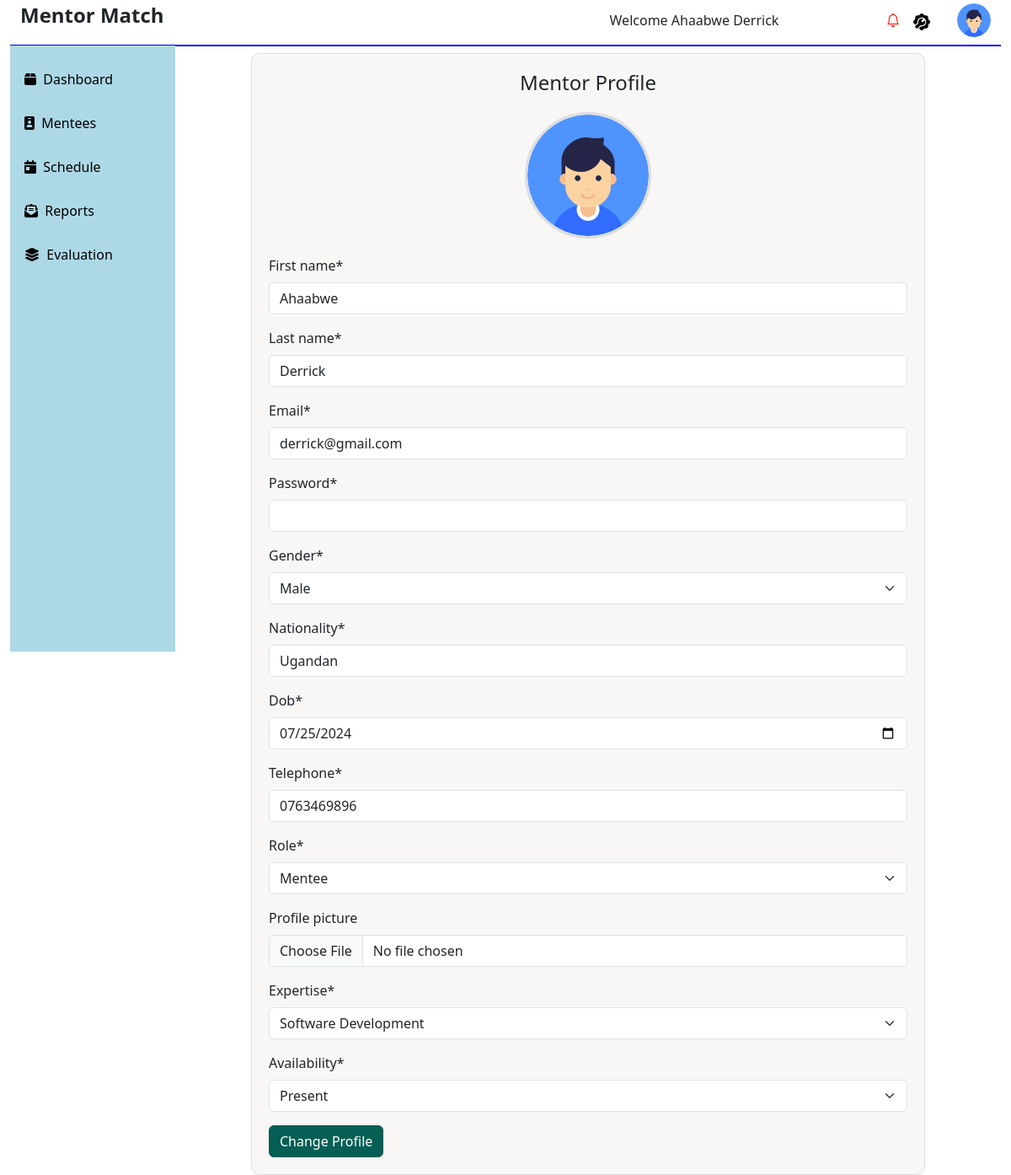
Page /profile/ (signed in) on the earlier database version.
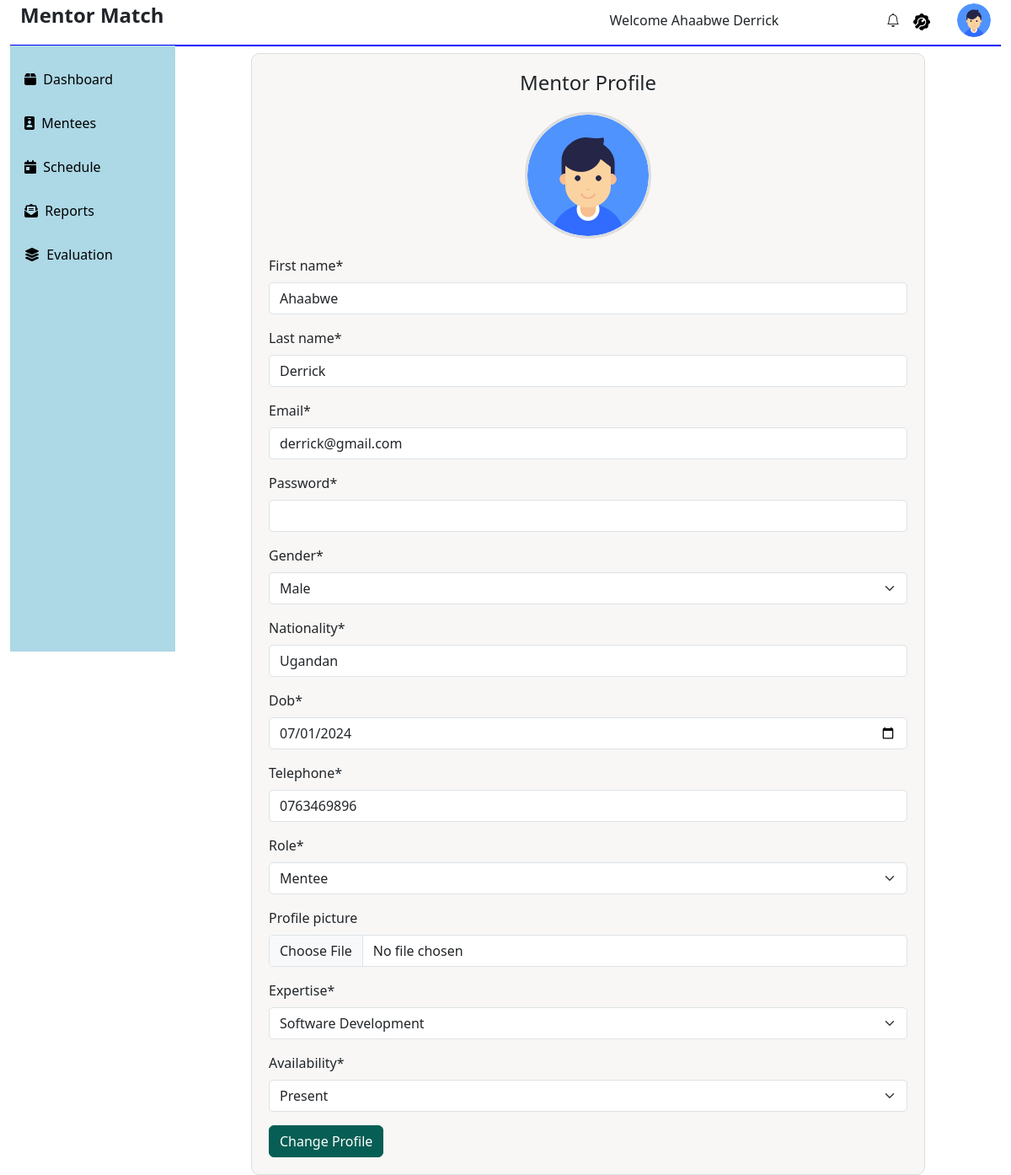
Same page on the later database version.
### admin_mentor_app/models.py (models this page shows, shortened)
class User(AbstractBaseUser, PermissionsMixin):
    first_name = models.CharField(max_length=100)
    last_name = models.CharField(max_length=100)
    email = models.EmailField(unique=True)
    gender = models.CharField(max_length=10)
    nationality = models.CharField(max_length=50)
    dob = models.DateField(null=True, blank=True)  # Allow null values
    password = models.CharField(max_length=100)
    telephone = models.CharField(max_length=15)
    bio = models.CharField(max_length=250, null=True)
    dob = models.DateField()
    address = models.CharField(max_length=255)  # Added max_length
    telephone = models.CharField(max_length=50)
    expertise = models.CharField(max_length=255, null=True, blank=True)
    availability = models.CharField(max_length=15, null=True, blank=True)
    role_choices = [
        ("1", "Admin"),
        ("2", "Mentor"),
        ("3", "Mentee"),
    ]
    role = models.CharField(max_length=1, choices=role_choices)
    profile_picture = models.ImageField(
        upload_to="profile_pictures/", blank=True, null=True
    )
    id = models.AutoField(primary_key=True)
    last_login = models.DateTimeField(default=timezone.now)  # Added field
    is_active = models.BooleanField(default=True)  # Added field
    is_staff = models.BooleanField(default=False)  # Added field
    USERNAME_FIELD = 'email'
    REQUIRED_FIELDS = ['first_name', 'last_name']  # Fields required for creating a user
    objects = CustomUserManager()
    USERNAME_FIELD = "email"
    REQUIRED_FIELDS = ["first_name", "last_name"]

### admin_mentor_app/views.py (the view)
# urls.py: path("profile/", views.profile, name="profile"),
@login_required
def profile(request):
    user = request.user  # Get the currently logged-in user
    if request.method == "POST":
        form = ProfileUpdateForm(request.POST, request.FILES, instance=user)
        if form.is_valid():
            form.save()
            return redirect("profile")
    else:
        form = ProfileUpdateForm(instance=user)
    return render(request, "admin_mentor_app/dashboard/profile.html", {"form": form})

### admin_mentor_app/context_processors.py (called while the page is built)
def global_data(request):
    users = User.objects.all()
    mentorship_matches = MentorshipMatch.objects.all()
    messages = Message.objects.all()
    notifications = Notification.objects.all()
    schedules = Schedule.objects.all()
    progress = Progress.objects.all()
    goals = Goals.objects.all()
    evaluations = Evaluation.objects.all()
    unread_notifications = Notification.objects.count()
    notifications = Notification.objects.all()
    return {
        'global_users': users,
        'global_mentorship_matches': mentorship_matches,
        'global_messages': messages,
        'global_notifications': notifications,
        'global_schedules': schedules,
        'global_progress': progress,
        'global_goals': goals,
        'global_evaluations': evaluations,
        'unread_notifications' : unread_notifications,
        'notifications':notifications
    }

### admin_mentor_app/templates/admin_mentor_app/dashboard/profile.html (shortened to what this page needs)
{% extends 'admin_mentor_app/fixed/base.html' %}
{% block content %}
{% load static %}
{% load crispy_forms_tags %}
<div class="profile-container">
  <div class="profile-header">
    <h2>Mentor Profile</h2>
  </div>
  <div class="profile-img-container">
    <img src="{% static 'admin_mentor_app/images/user.png' %}"
 class="profile-img" height="150px" alt="Profile Image" />
  </div>
  <div class="profile-form">
    <form action="" method="post" enctype="multipart/form-data" id="profile_form">
      {{ form|crispy }}
      <button type="submit" class="btn btn-primary">Change Profile</button>
    </form>
  </div>
</div>
{% endblock content %}

### admin_mentor_app/templates/admin_mentor_app/fixed/base.html (shortened to what the changed rows need)
{% load static %}
<!DOCTYPE html>
<html lang="en">
  <head>
    <link href="https://stackpath.bootstrapcdn.com/bootstrap/5.1.3/css/bootstrap.min.css" rel="stylesheet">
    <link
      rel="stylesheet"
      href="https://cdnjs.cloudflare.com/ajax/libs/font-awesome/6.1.2/css/all.min.css"
    />
    <link
      href="https://cdn.jsdelivr.net/npm/bootstrap@5.3.3/dist/css/bootstrap.min.css"
      rel="stylesheet"
    />
    <link
      href="https://cdnjs.cloudflare.com/ajax/libs/bootstrap-select/1.13.1/css/bootstrap-select.min.css"
      rel="stylesheet"
    />
    <link
      href="https://cdnjs.cloudflare.com/ajax/libs/bootstrap-icons/1.10.0/font/bootstrap-icons.min.css"
      rel="stylesheet"
    />
    <link
      rel="stylesheet"
      href="{% static 'admin_mentor_app/css/evaluation.css' %}"
    />
  </head>
  <body>
    <div class="container-fluid">
      <div class="container-fluid">
        <div class="row mt-1">
          <div class="col-md-6">
            <h2><strong>Mentor Match</strong></h2>
          </div>
          <div class="col-md-6">
            <div class="row g-3 justify-content-end align-items-center">
              <div class="col-auto ms-auto">
                <div class="text-end">
                  <div class="img-case dropdown">
                    <span class="m-2">Welcome {{ user.first_name }} {{ user.last_name }}</span>
                  </div>
                </div>
              </div>
              <div class="col-auto ms-auto">
                <div class="text-end">
                  <div class="img-case">
                    <i
                      class="bi bi-bell"
                      style="{% if unread_notifications > 0 %} color:red;{% endif %}"
                      id="dropdownMenuButton"
                      data-bs-toggle="dropdown"
                      aria-expanded="false"
                    ></i>
                  </div>
                </div>
              </div>
            </div>
          </div>
        </div>
        <div class="row">
          <div class="col-10"  style="border-top: 2px solid blue;">
            <div class="container mt-2">
              {% block content %} {% endblock %}
            </div>
          </div>
        </div>
      </div>
    </div>
  </body>
</html>

Differences in the rows shown:
changed User "Ahaabwe": dob "07/25/2024" → "07/01/2024"
